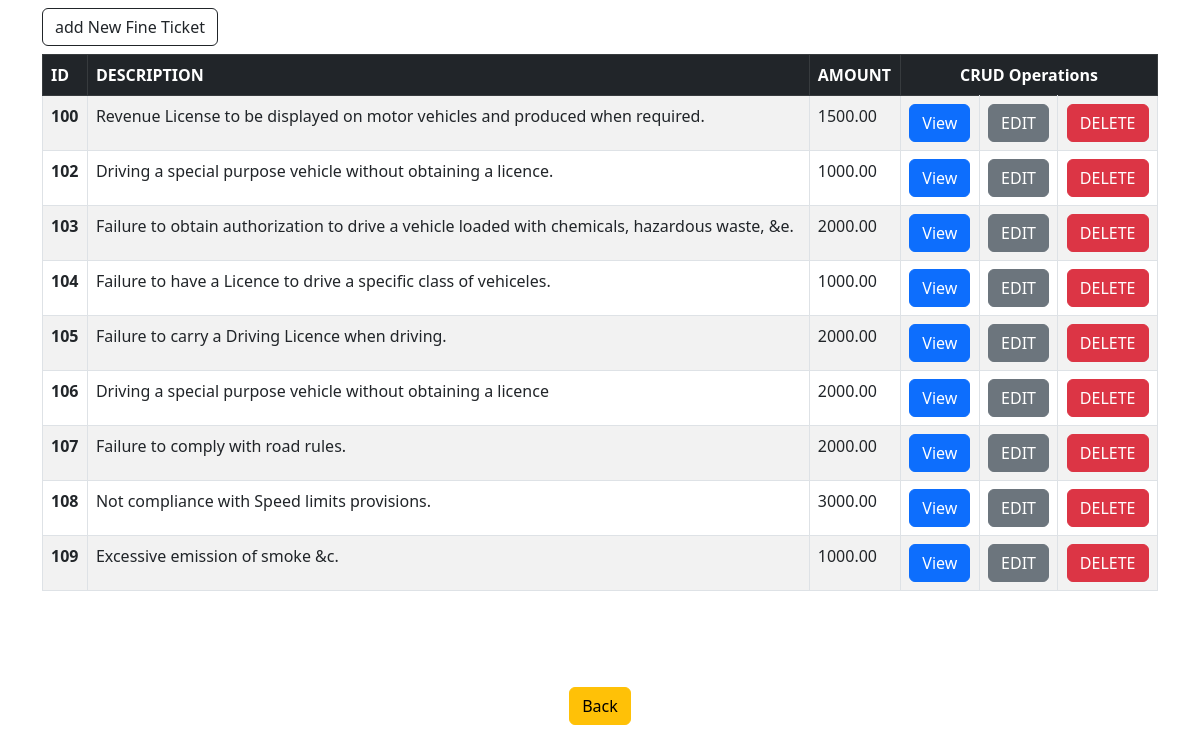
The app's page /admin/fines/view_all_fine.php with its own data.
### tables this page shows
CREATE TABLE FINE_TICKETS(FINE_ID INTEGER PRIMARY KEY AUTO_INCREMENT,FINE_DESCRIPTION VARCHAR(255) NOT NULL,
FINE_AMOUNT DECIMAL(10,2) NOT NULL);

### admin/fines/view_all_fine.php (the view, shortened to what this page needs)
<?php include "../../connection.php"?>
<!DOCTYPE html>
<html lang="en">
<head>
    <link href="https://cdn.jsdelivr.net/npm/bootstrap@5.2.2/dist/css/bootstrap.min.css" rel="stylesheet">
</head>
<body>
    <div class="container">
        <a href="add_fine.php" class='btn btn-outline-dark mb-2'><i class="bi bi-person-plus"></i> add New Fine Ticket</a>
        <table class="table table-striped table-bordered table-hover">
            <thead class="table-dark">
                <tr>
                    <th  scope="col">ID</th>
                    <th  scope="col">DESCRIPTION</th>
                    <th  scope="col">AMOUNT</th>
                    <th  scope="col" colspan="3" class="text-center">CRUD Operations</th>
                </tr>
            </thead>
            <tbody>
                <?php
                    $query="SELECT * FROM FINE_TICKETS";
                    $view_fine= mysqli_query($conn,$query);
                    while($row= mysqli_fetch_assoc($view_fine))
                    {
                        $id = $row['FINE_ID'];
                        $desc = $row['FINE_DESCRIPTION'];
                        $amt = $row['FINE_AMOUNT'];
                        echo "<tr >";
                        echo "  <th scope='row' >{$id}</th>";
                        echo "  <td > {$desc}</td>";
                        echo "  <td >{$amt} </td>";
                        echo "  <td class='text-center'> <a href='view_fine.php?fine_id={$id}' class='btn btn-primary'> <i class='bi bi-eye'></i> View</a> </td>";
                        echo "  <td class='text-center' > <a href='update_fine.php?edit&fine_id={$id}' class='btn btn-secondary'><i class='bi bi-pencil'></i> EDIT</a> </td>";
                        echo "  <td  class='text-center'>  <a href='delete_fine.php?delete={$id}' class='btn btn-danger'> <i class='bi bi-trash'></i> DELETE</a> </td>";
                        echo "</tr> ";
                    }
                ?>
            </tbody>
        </table>
    </div>
    <div class="container text-center mt-5">
      <a href="../home.php" class="btn btn-warning mt-5"> Back </a>
</body>
</html>

### records on screen
fine_tickets: FINE_ID "100", FINE_DESCRIPTION "Revenue License to be displayed on motor vehicles and produced when required.", FINE_AMOUNT "1500.00"
fine_tickets: FINE_ID "102", FINE_DESCRIPTION "Driving a special purpose vehicle without obtaining a licence.", FINE_AMOUNT "1000.00"
fine_tickets: FINE_ID "103", FINE_DESCRIPTION "Failure to obtain authorization to drive a vehicle loaded with chemicals, hazardous waste, &e.", FINE_AMOUNT "2000.00"
fine_tickets: FINE_ID "104", FINE_DESCRIPTION "Failure to have a Licence to drive a specific class of vehiceles.", FINE_AMOUNT "1000.00"
fine_tickets: FINE_ID "105", FINE_DESCRIPTION "Failure to carry a Driving Licence when driving.", FINE_AMOUNT "2000.00"
fine_tickets: FINE_ID "106", FINE_DESCRIPTION "Driving a special purpose vehicle without obtaining a licence", FINE_AMOUNT "2000.00"
fine_tickets: FINE_ID "107", FINE_DESCRIPTION "Failure to comply with road rules.", FINE_AMOUNT "2000.00"
fine_tickets: FINE_ID "108", FINE_DESCRIPTION "Not compliance with Speed limits provisions.", FINE_AMOUNT "3000.00"
fine_tickets: FINE_ID "109", FINE_DESCRIPTION "Excessive emission of smoke &c.", FINE_AMOUNT "1000.00"
